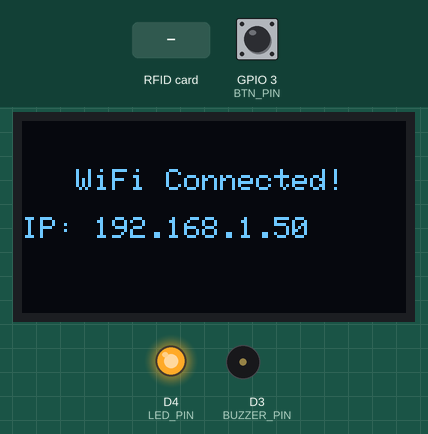
This sketch was run on a simulated ESP8266 (NodeMCU). Shown: 128×64 one-colour display, output pins drawn as LEDs (lit = HIGH), buzzer (waves = sounding). The test bench sets the inputs (shaded band); at power-on: GPIO 3 (BTN_PIN) HIGH. WiFi joins after 1.5 s; servers stay silent unless stated; uploads are accepted with an empty reply; what the sketch prints to the serial monitor is not drawn.

Above: at 1.8 s.
At 4.7 s:
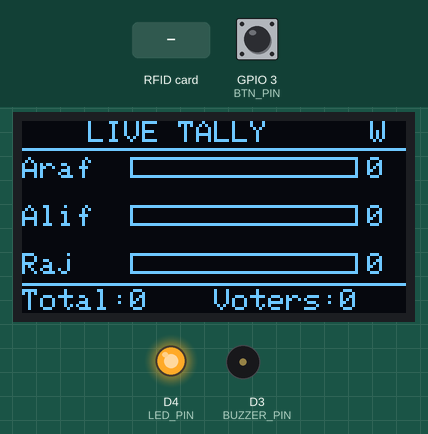
4.8 s: RFID card 5E 7A 19 C4 held to the reader
At 5.4 s:
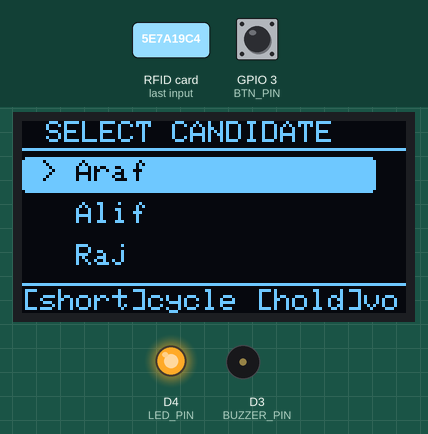
6.4 s: GPIO 3 (BTN_PIN) pulled LOW for 3.2 s
At 10.8 s:
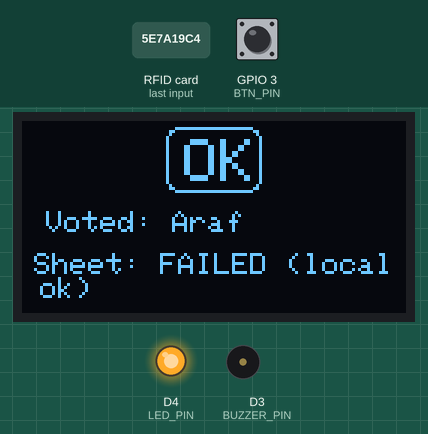
11.1 s: RFID card 5E 7A 19 C4 held to the reader
At 13.9 s:
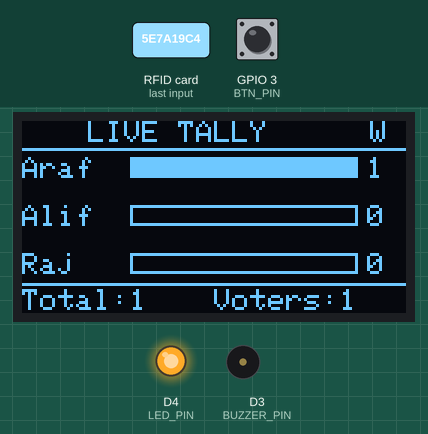
Timing chart, 0 to 15.4 s (numbered marks = the images above; inputs shaded):
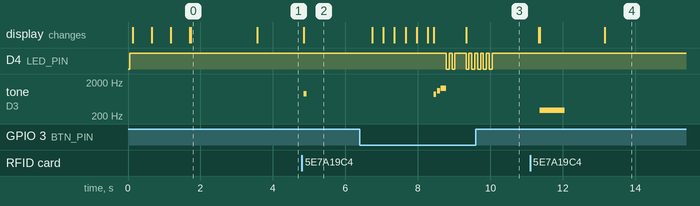

Measured:
- after the input at 4.8 s, tone on D3 (BUZZER_PIN): silent → 900 Hz after 0.05 s, → silent 0.08 s later; the display: first differs from a run without the input after 0.05 s (image 2)
- after the input at 6.4 s, D4 (LED_PIN): goes LOW 0.08 s, HIGH 0.08 s, LOW 0.08 s, HIGH 0.31 s, 4 × (LOW 0.08 s, HIGH 0.08 s), LOW 0.08 s, then HIGH, starting after 2.4 s; tone on D3 (BUZZER_PIN): plays 880 Hz for 0.08 s, 1100 Hz for 0.08 s, 1320 Hz for 0.15 s, starting after 2.0 s; the display: first changes after 0.34 s (image 3 shows a later state)
- after the input at 11.1 s, tone on D3 (BUZZER_PIN): silent → 300 Hz after 0.26 s, → silent 0.70 s later; the display: first differs from a run without the input after 0.26 s (image 4 shows a later state)
- what the display in image 0 shows lasts 1.9 s, from 1.7 s to 3.6 s

The sketch:

voting_machine_esp8266.ino
```cpp
/*
  ============================================================
  RFID VOTING MACHINE v3 — NodeMCU ESP8266 + Google Sheets
  Hardware: NodeMCU ESP8266, RC522, SSD1306 OLED (128x64),
            Buzzer, LED, Push Button
  ============================================================

  INTERACTION FLOW:
  ┌─────────────────────────────────────────────────────────┐
  │ IDLE         → Shows live tally. Waiting for card.      │
  │ CARD SCANNED → Enters SELECT mode. Candidate highlighted.│
  │ BTN SHORT    → Cycles A → B → C → A (in SELECT mode)    │
  │ BTN HOLD 2s  → Confirms vote + sends to Google Sheets   │
  │ BTN HOLD 5s  → Admin reset (IDLE only) + logs to Sheet  │
  │ DUPLICATE    → Rejected instantly, long low beep        │
  │ TIMEOUT 10s  → Returns to IDLE without voting           │
  └─────────────────────────────────────────────────────────┘

  PIN ASSIGNMENTS (NodeMCU ESP8266):
  ┌─────────────────────────────────────────────────────────┐
  │ RC522 SDA   → D8  (GPIO15)                              │
  │ RC522 SCK   → D5  (GPIO14)  [SPI CLK]                  │
  │ RC522 MOSI  → D7  (GPIO13)  [SPI MOSI]                 │
  │ RC522 MISO  → D6  (GPIO12)  [SPI MISO]                 │
  │ RC522 RST   → D0  (GPIO16)                              │
  │ RC522 3.3V  → 3V3                                       │
  │ RC522 GND   → GND                                       │
  │ OLED SDA    → D2  (GPIO4)   [I2C SDA]                  │
  │ OLED SCL    → D1  (GPIO5)   [I2C SCL]                  │
  │ OLED VCC    → 3V3 or VIN                                │
  │ OLED GND    → GND                                       │
  │ BUZZER (+)  → D3  (GPIO0)                               │
  │ LED (+)     → D4  (GPIO2) → 220Ω → GND                 │
  │ BUTTON      → D9  (GPIO3/RX) → GND  (INPUT_PULLUP)     │
  └─────────────────────────────────────────────────────────┘

  ⚠️  IMPORTANT NOTES FOR ESP8266:
  - D8 (GPIO15) is the RC522 SDA/SS pin. On NodeMCU this pin
    has a pull-down resistor on the board — that is fine for
    SPI CS, leave it as-is.
  - D0 (GPIO16) cannot use interrupts; used for RC522 RST
    which only needs digitalWrite — this is fine.
  - D3 (GPIO0) is the buzzer. GPIO0 is a boot-mode pin.
    The buzzer is passive (no current at boot), so this is
    safe. If your buzzer clicks at boot, move it to D9/RX.
  - D4 (GPIO2) has a built-in LED on NodeMCU (active LOW).
    Your external LED will also blink with it — that's fine.
  - D9 is the RX pin (GPIO3). Using it as a button means
    Serial monitor won't work while button is connected.
    If you need Serial debug, move button to D9 only after
    removing from RX, OR swap button to a free analog pin
    and use analogRead threshold.

  REQUIRED LIBRARIES (install via Arduino Library Manager):
  - MFRC522         by GithubCommunity
  - Adafruit SSD1306
  - Adafruit GFX Library
  - ESP8266WiFi     (comes with ESP8266 board package)
  - ESP8266HTTPClient (comes with ESP8266 board package)
  - WiFiClientSecure  (comes with ESP8266 board package)

  BOARD SETUP in Arduino IDE:
  1. File → Preferences → Additional Boards Manager URLs:
     https://arduino.esp8266.com/stable/package_esp8266com_index.json
  2. Tools → Board → Boards Manager → search "esp8266" → Install
  3. Tools → Board → "NodeMCU 1.0 (ESP-12E Module)"
  4. Tools → Upload Speed → 115200
  ============================================================
*/

#include <SPI.h>
#include <MFRC522.h>
#include <Wire.h>
#include <Adafruit_GFX.h>
#include <Adafruit_SSD1306.h>
#include <ESP8266WiFi.h>
#include <ESP8266HTTPClient.h>
#include <WiFiClientSecure.h>


const char* WIFI_SSID     = "YOUR-WIFI-NAME/SSID";       // ← change
const char* WIFI_PASSWORD = "YOUR-WIFI-PASSWORD";   // ← change


const char* SCRIPT_URL = "YOUR-GOOGLE-SCRIPT-URL";   // ← change


#define NUM_CANDIDATES 3
const char* CANDIDATES[NUM_CANDIDATES] = {
  "Araf",    // ← change
  "Alif",    // ← change
  "Raj"      // ← change
};


#define RST_PIN     D0   // GPIO16 — RC522 RST
#define SS_PIN      D8   // GPIO15 — RC522 SDA/SS
#define BUZZER_PIN  D3   // GPIO0  — Buzzer
#define LED_PIN     D4   // GPIO2  — LED (also onboard LED, active LOW)
#define BTN_PIN     D9   // GPIO3/RX — Push Button (GND when pressed)

// ── OLED
#define SCREEN_WIDTH  128
#define SCREEN_HEIGHT 64
// I2C: SDA=D2(GPIO4), SCL=D1(GPIO5) — ESP8266 default I2C pins
Adafruit_SSD1306 display(SCREEN_WIDTH, SCREEN_HEIGHT, &Wire, -1);

// ── RFID ─────────────────────────────────────────────────────
MFRC522 rfid(SS_PIN, RST_PIN);


int votes[NUM_CANDIDATES] = {0, 0, 0};

// Voter Registry — stores UIDs of cards that already voted
#define MAX_VOTERS 30
byte voterUIDs[MAX_VOTERS][4];
int  voterCount = 0;

// State Machine
enum State {
  STATE_IDLE,
  STATE_SELECT,
  STATE_SENDING,    // ← NEW: WiFi HTTP request in progress
  STATE_CONFIRM,
  STATE_REJECTED
};
State currentState = STATE_IDLE;

// Selection
int  selectedCandidate = 0;
byte activeUID[4];
unsigned long selectEnteredAt = 0;
#define SELECT_TIMEOUT_MS 10000

// Button
bool          btnPrevState  = HIGH;
unsigned long btnDownAt     = 0;
bool          btnLongFired  = false;

#define BTN_SHORT_MAX_MS  500
#define BTN_CONFIRM_MS   2000
#define BTN_RESET_MS     5000

// Display timing
unsigned long stateEnteredAt = 0;
#define CONFIRM_DISPLAY_MS  2000
#define REJECTED_DISPLAY_MS 1800

// ── Forward declarations
void enterIdle();
void enterSelect();
void enterRejected();
void castVote();
void adminReset();
void drawTallyScreen();
void drawSelectScreen(unsigned long holdMs);
void drawSendingScreen();
void drawConfirmScreen(int candidateIdx, bool sheetOk);
void drawRejectedScreen();
void buzzCardScanned();
void buzzCycle();
void buzzVoteSuccess();
void buzzDoubleVote();
void buzzTimeout();
void buzzReset();
void flashLED(int times);
bool sendVoteToSheet(const char* candidate);
bool sendResetToSheet();


void setup() {
  Serial.begin(9600);

  // ── I2C for OLED on D2/D1 ───────────────────────────────────
  Wire.begin(D2, D1);   // SDA, SCL

  // ── SPI for RC522 ───────────────────────────────────────────
  SPI.begin();
  rfid.PCD_Init();

  // ── Pins ────────────────────────────────────────────────────
  pinMode(BUZZER_PIN, OUTPUT);
  pinMode(LED_PIN,    OUTPUT);
  pinMode(BTN_PIN,    INPUT_PULLUP);

  // LED off (D4/GPIO2 is active LOW on NodeMCU)
  digitalWrite(LED_PIN, HIGH);

  // ── OLED ────────────────────────────────────────────────────
  if (!display.begin(SSD1306_SWITCHCAPVCC, 0x3C)) {
    Serial.println(F("OLED not found. Check wiring."));
    while (true);
  }

  showSplash();

  // ── Connect to WiFi ─────────────────────────────────────────
  connectWiFi();

  delay(600);
  enterIdle();
}


void connectWiFi() {
  display.clearDisplay();
  display.setTextColor(SSD1306_WHITE);
  display.setTextSize(1);
  display.setCursor(22, 10);
  display.println(F("Connecting WiFi"));
  display.setCursor(10, 26);
  display.println(WIFI_SSID);
  display.display();

  WiFi.mode(WIFI_STA);
  WiFi.begin(WIFI_SSID, WIFI_PASSWORD);

  int dots = 0;
  while (WiFi.status() != WL_CONNECTED) {
    delay(500);
    display.setCursor(50 + dots * 6, 44);
    display.print(F("."));
    display.display();
    dots = (dots + 1) % 6;
  }

  display.clearDisplay();
  display.setCursor(18, 16);
  display.println(F("WiFi Connected!"));
  display.setCursor(0, 32);
  display.print(F("IP: "));
  display.println(WiFi.localIP());
  display.display();

  Serial.print(F("WiFi connected. IP: "));
  Serial.println(WiFi.localIP());
  delay(1200);
}


void loop() {
  handleButton();
  handleStateTimeout();

  // Only scan RFID when idle
  if (currentState == STATE_IDLE) {
    if (rfid.PICC_IsNewCardPresent() && rfid.PICC_ReadCardSerial()) {
      byte* uid = rfid.uid.uidByte;

      if (hasVoted(uid)) {
        enterRejected();
      } else {
        memcpy(activeUID, uid, 4);
        selectedCandidate = 0;
        enterSelect();
      }

      rfid.PICC_HaltA();
      rfid.PCD_StopCrypto1();
    }
  }
}


void handleButton() {
  bool btnNow = (digitalRead(BTN_PIN) == LOW);
  unsigned long now = millis();

  // Button just pressed
  if (btnNow && !btnPrevState) {
    btnDownAt    = now;
    btnLongFired = false;
  }

  // Button held — check thresholds
  if (btnNow && btnPrevState) {
    unsigned long held = now - btnDownAt;

    if (currentState == STATE_SELECT && !btnLongFired && held >= BTN_CONFIRM_MS) {
      btnLongFired = true;
      castVote();   // vote + send to sheet
    }

    if (currentState == STATE_IDLE && !btnLongFired && held >= BTN_RESET_MS) {
      btnLongFired = true;
      adminReset();
    }

    // Live hold-progress bar in SELECT mode
    if (currentState == STATE_SELECT && !btnLongFired) {
      drawSelectScreen(held);
    }
  }

  // Button released
  if (!btnNow && btnPrevState) {
    unsigned long held = now - btnDownAt;

    if (!btnLongFired && held < BTN_SHORT_MAX_MS) {
      if (currentState == STATE_SELECT) {
        selectedCandidate = (selectedCandidate + 1) % NUM_CANDIDATES;
        buzzCycle();
        drawSelectScreen(0);
      }
    }
    btnLongFired = false;
  }

  btnPrevState = btnNow;
}


void handleStateTimeout() {
  unsigned long now = millis();

  if (currentState == STATE_SELECT) {
    if (now - selectEnteredAt > SELECT_TIMEOUT_MS) {
      buzzTimeout();
      enterIdle();
    }
  }

  if (currentState == STATE_CONFIRM || currentState == STATE_REJECTED) {
    unsigned long dur = (currentState == STATE_CONFIRM)
                        ? CONFIRM_DISPLAY_MS : REJECTED_DISPLAY_MS;
    if (now - stateEnteredAt > dur) {
      enterIdle();
    }
  }
}


void enterIdle() {
  currentState = STATE_IDLE;
  drawTallyScreen();
}

void enterSelect() {
  currentState    = STATE_SELECT;
  selectEnteredAt = millis();
  drawSelectScreen(0);
  buzzCardScanned();

  Serial.print(F("Card scanned. UID: "));
  for (int i = 0; i < 4; i++) { Serial.print(activeUID[i], HEX); Serial.print(" "); }
  Serial.println();
}
void enterRejected() {
  currentState   = STATE_REJECTED;
  stateEnteredAt = millis();
  drawRejectedScreen();
  buzzDoubleVote();

  Serial.println(F("Vote rejected: card already voted."));
}

void castVote() {
  // ── 1. Update local tally ───────────────────────────────────
  votes[selectedCandidate]++;
  registerVoter(activeUID);

  // ── 2. Show "Sending…" screen ───────────────────────────────
  currentState = STATE_SENDING;
  drawSendingScreen();
  buzzVoteSuccess();
  flashLED(2);

  // ── 3. Send to Google Sheet ─────────────────────────────────
  bool ok = sendVoteToSheet(CANDIDATES[selectedCandidate]);

  // ── 4. Show result ──────────────────────────────────────────
  currentState   = STATE_CONFIRM;
  stateEnteredAt = millis();
  drawConfirmScreen(selectedCandidate, ok);

  if (!ok) flashLED(5);   // extra flashes if send failed

  Serial.print(F("Vote cast for: "));
  Serial.print(CANDIDATES[selectedCandidate]);
  Serial.println(ok ? F(" — Sheet OK") : F(" — Sheet FAILED (vote still counted locally)"));
}


void adminReset() {
  for (int i = 0; i < NUM_CANDIDATES; i++) votes[i] = 0;
  memset(voterUIDs, 0, sizeof(voterUIDs));
  voterCount = 0;

  // Show reset screen
  display.clearDisplay();
  display.setTextColor(SSD1306_WHITE);
  display.setTextSize(1);
  display.setCursor(14, 14);
  display.println(F("** ADMIN RESET **"));
  display.setCursor(14, 30);
  display.println(F("Sending to sheet..."));
  display.display();

  // Send reset event to sheet
  bool ok = sendResetToSheet();

  display.setCursor(14, 46);
  display.println(ok ? F("Sheet reset logged.") : F("Sheet log FAILED."));
  display.display();

  buzzReset();
  delay(2000);
  enterIdle();

  Serial.print(F("Admin reset. Sheet log: "));
  Serial.println(ok ? F("OK") : F("FAILED"));
}

// ═══════════════════════════════════════════════════════════════
//  HTTP HELPERS — send data to Google Apps Script
//
//  Google Script URLs redirect (302) to a different domain.
//  ESP8266 HTTPClient follows redirects automatically when
//  using WiFiClientSecure with setInsecure().
//  We use setInsecure() because Google's cert chain changes
//  frequently and hard-coding a fingerprint breaks silently.
//  For a classroom/local project this is acceptable.
// ═══════════════════════════════════════════════════════════════

// ─────────────────────────────────────────────────────────────
//  sendVoteToSheet
//  Calls: SCRIPT_URL?action=vote&candidate=NAME
// ─────────────────────────────────────────────────────────────
bool sendVoteToSheet(const char* candidate) {
  if (WiFi.status() != WL_CONNECTED) {
    Serial.println(F("WiFi lost. Attempting reconnect..."));
    connectWiFi();
  }

  // URL-encode spaces in candidate name (replace ' ' with '+')
  String candidateEncoded = String(candidate);
  candidateEncoded.replace(" ", "+");

  String url = String(SCRIPT_URL)
               + "?action=vote&candidate=" + candidateEncoded;

  Serial.print(F("GET "));
  Serial.println(url);

  WiFiClientSecure client;
  client.setInsecure();   // skip SSL cert verification (see note above)

  HTTPClient http;
  http.begin(client, url);
  http.setFollowRedirects(HTTPC_STRICT_FOLLOW_REDIRECTS);
  http.setTimeout(10000);   // 10s timeout

  int code = http.GET();
  String body = http.getString();
  http.end();

  Serial.print(F("HTTP code: ")); Serial.println(code);
  Serial.print(F("Response:  ")); Serial.println(body);

  // HTTP 200 + JSON contains "ok"
  return (code == 200 && body.indexOf("\"ok\"") >= 0);
}

// ─────────────────────────────────────────────────────────────
//  sendResetToSheet
//  Calls: SCRIPT_URL?action=reset_log
// ─────────────────────────────────────────────────────────────
bool sendResetToSheet() {
  if (WiFi.status() != WL_CONNECTED) connectWiFi();

  String url = String(SCRIPT_URL) + "?action=reset_log";

  WiFiClientSecure client;
  client.setInsecure();

  HTTPClient http;
  http.begin(client, url);
  http.setFollowRedirects(HTTPC_STRICT_FOLLOW_REDIRECTS);
  http.setTimeout(10000);

  int code = http.GET();
  String body = http.getString();
  http.end();

  return (code == 200 && body.indexOf("\"ok\"") >= 0);
}


bool hasVoted(byte* uid) {
  for (int i = 0; i < voterCount; i++) {
    if (memcmp(voterUIDs[i], uid, 4) == 0) return true;
  }
  return false;
}

void registerVoter(byte* uid) {
  if (voterCount < MAX_VOTERS) {
    memcpy(voterUIDs[voterCount], uid, 4);
    voterCount++;
  }
}


void showSplash() {
  display.clearDisplay();
  display.setTextColor(SSD1306_WHITE);
  display.setTextSize(2);
  display.setCursor(14, 4);
  display.println(F("VOTING"));
  display.setCursor(10, 24);
  display.println(F("MACHINE"));
  display.setTextSize(1);
  display.setCursor(24, 50);
  display.println(F("NodeMCU v3"));
  display.display();
}

// ─────────────────────────────────────────────────────────────
void drawTallyScreen() {
  display.clearDisplay();
  display.setTextColor(SSD1306_WHITE);

  display.setTextSize(1);
  display.setCursor(22, 0);
  display.println(F("LIVE TALLY"));
  display.drawLine(0, 9, 127, 9, SSD1306_WHITE);

  int maxV = 1;
  for (int i = 0; i < NUM_CANDIDATES; i++) if (votes[i] > maxV) maxV = votes[i];

  int totalVotes = 0;
  for (int i = 0; i < NUM_CANDIDATES; i++) totalVotes += votes[i];

  for (int i = 0; i < NUM_CANDIDATES; i++) {
    int y = 12 + i * 16;

    char name[6];
    strncpy(name, CANDIDATES[i], 5);
    name[5] = '\0';
    display.setCursor(0, y);
    display.print(name);

    int barW = map(votes[i], 0, maxV, 0, 76);
    display.drawRect(36, y, 76, 7, SSD1306_WHITE);
    if (barW > 0) display.fillRect(36, y, barW, 7, SSD1306_WHITE);

    display.setCursor(115, y);
    display.print(votes[i]);
  }

  display.drawLine(0, 54, 127, 54, SSD1306_WHITE);
  display.setCursor(0, 56);
  display.print(F("Total:"));
  display.print(totalVotes);
  display.setCursor(64, 56);
  display.print(F("Voters:"));
  display.print(voterCount);

  // WiFi indicator (top-right corner)
  if (WiFi.status() == WL_CONNECTED) {
    display.setCursor(116, 0);
    display.print(F("W"));   // "W" = WiFi OK
  }

  display.display();
}

// ─────────────────────────────────────────────────────────────
void drawSelectScreen(unsigned long holdMs) {
  display.clearDisplay();
  display.setTextColor(SSD1306_WHITE);

  display.setTextSize(1);
  display.setCursor(8, 0);
  display.println(F("SELECT CANDIDATE"));
  display.drawLine(0, 9, 127, 9, SSD1306_WHITE);

  for (int i = 0; i < NUM_CANDIDATES; i++) {
    int y = 13 + i * 14;

    if (i == selectedCandidate) {
      display.fillRoundRect(0, y - 1, 118, 12, 2, SSD1306_WHITE);
      display.setTextColor(SSD1306_BLACK);
    } else {
      display.setTextColor(SSD1306_WHITE);
    }

    display.setCursor(6, y);
    if (i == selectedCandidate) display.print(F("> "));
    else                         display.print(F("  "));
    display.print(CANDIDATES[i]);

    display.setTextColor(SSD1306_WHITE);
  }

  display.drawLine(0, 54, 127, 54, SSD1306_WHITE);
  display.setCursor(0, 56);

  if (holdMs < 300) {
    display.print(F("[short]cycle [hold]vote"));
  } else {
    int barW = constrain(map(holdMs, 0, BTN_CONFIRM_MS, 0, 96), 0, 96);
    display.print(F("Hold:"));
    display.drawRect(30, 57, 96, 6, SSD1306_WHITE);
    display.fillRect(30, 57, barW, 6, SSD1306_WHITE);
  }

  display.display();
}

// ─────────────────────────────────────────────────────────────
void drawSendingScreen() {
  display.clearDisplay();
  display.setTextColor(SSD1306_WHITE);
  display.setTextSize(1);
  display.setCursor(20, 14);
  display.println(F("Sending vote..."));
  display.setCursor(6, 30);
  display.println(F("Please wait a moment"));
  // Animated dots drawn once — loop not needed since this
  // function returns immediately and HTTP call blocks briefly
  display.setCursor(54, 46);
  display.println(F("[ ... ]"));
  display.display();
}

// ─────────────────────────────────────────────────────────────
//  ok = whether the HTTP send succeeded
void drawConfirmScreen(int candidateIdx, bool sheetOk) {
  display.clearDisplay();
  display.setTextColor(SSD1306_WHITE);

  display.drawRoundRect(48, 2, 32, 22, 4, SSD1306_WHITE);
  display.setTextSize(2);
  display.setCursor(54, 6);
  display.print(F("OK"));

  display.setTextSize(1);
  display.setCursor(8, 30);
  display.print(F("Voted: "));
  display.println(CANDIDATES[candidateIdx]);

  display.setCursor(4, 44);
  if (sheetOk) {
    display.println(F("Sheet: saved ✓"));
  } else {
    display.println(F("Sheet: FAILED (local ok)"));
  }

  display.display();
}

// ─────────────────────────────────────────────────────────────
void drawRejectedScreen() {
  display.clearDisplay();
  display.setTextColor(SSD1306_WHITE);

  display.drawRoundRect(48, 2, 32, 22, 4, SSD1306_WHITE);
  display.setTextSize(2);
  display.setCursor(54, 6);
  display.print(F("X!"));

  display.setTextSize(1);
  display.setCursor(14, 30);
  display.print(F("Already voted!"));
  display.setCursor(4, 44);
  display.print(F("Each card: 1 vote only"));
  display.display();
}


void buzzCardScanned() {
  tone(BUZZER_PIN, 900, 80);  delay(80);  noTone(BUZZER_PIN);
}
void buzzCycle() {
  tone(BUZZER_PIN, 1100, 60); delay(60);  noTone(BUZZER_PIN);
}
void buzzVoteSuccess() {
  tone(BUZZER_PIN, 880,  80);  delay(100);
  tone(BUZZER_PIN, 1100, 80);  delay(100);
  tone(BUZZER_PIN, 1320, 150); delay(150);
  noTone(BUZZER_PIN);
}
void buzzDoubleVote() {
  tone(BUZZER_PIN, 300, 700); delay(700); noTone(BUZZER_PIN);
}
void buzzTimeout() {
  tone(BUZZER_PIN, 600, 200); delay(250);
  tone(BUZZER_PIN, 500, 200); delay(200);
  noTone(BUZZER_PIN);
}
void buzzReset() {
  tone(BUZZER_PIN, 880, 100); delay(130);
  tone(BUZZER_PIN, 660, 100); delay(130);
  tone(BUZZER_PIN, 440, 200); delay(200);
  noTone(BUZZER_PIN);
}

void flashLED(int times) {
  for (int i = 0; i < times; i++) {
    digitalWrite(LED_PIN, LOW);  delay(80);
    digitalWrite(LED_PIN, HIGH); delay(80);
  }
}
```
